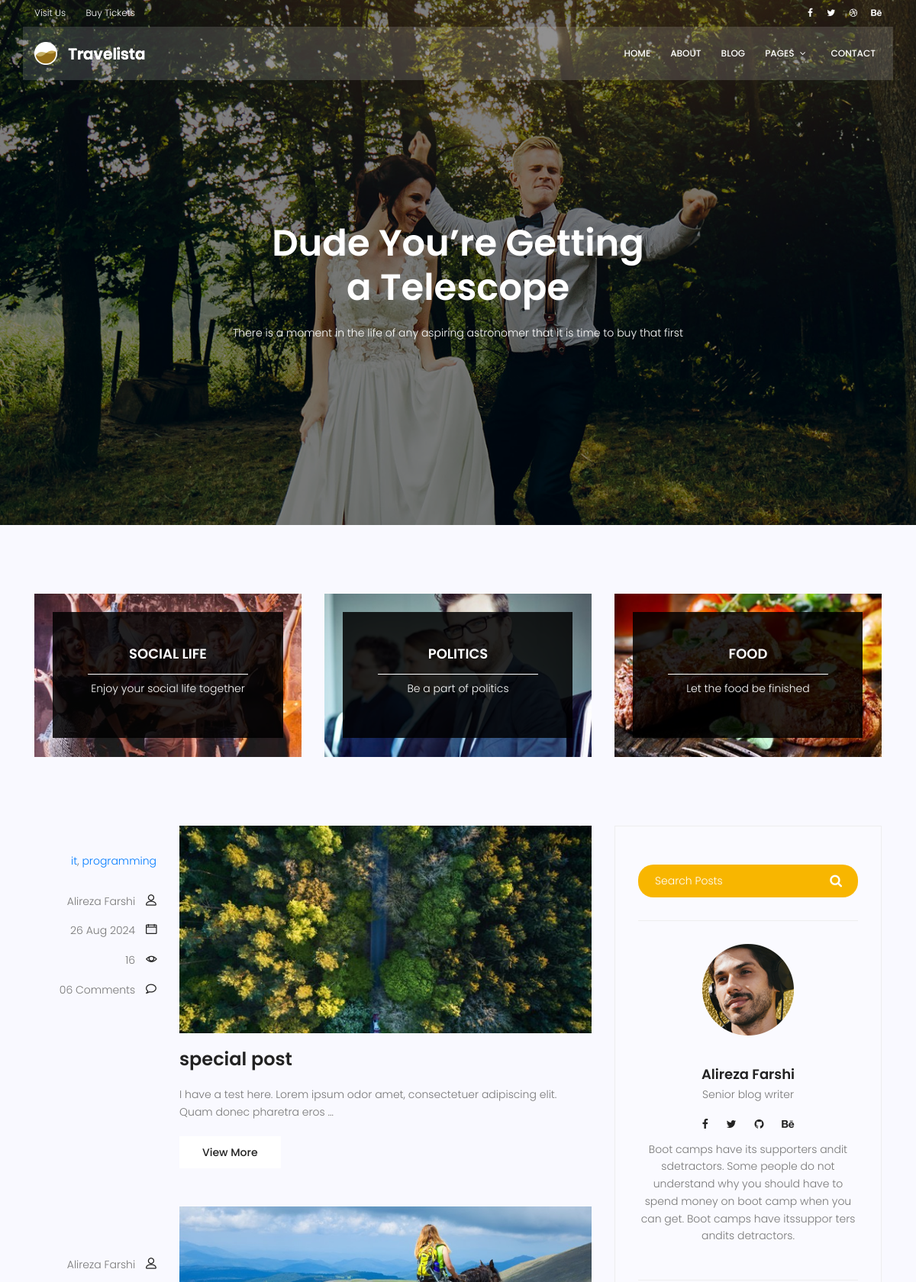
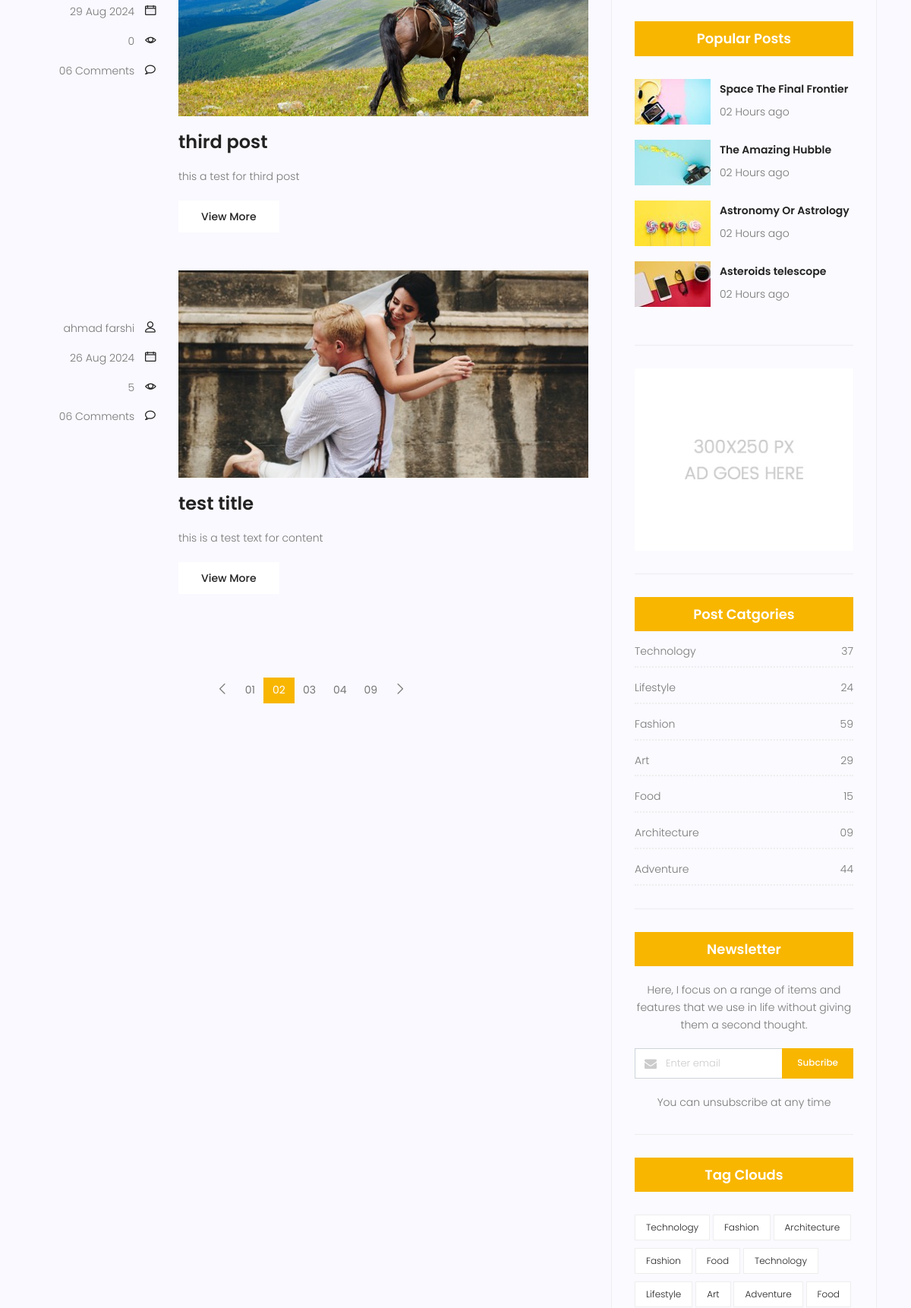
Screenshot of /blog/ (upper part) with the database file from the repository (2 pictures, top to bottom).
### blog/models.py (models this page shows, shortened)
class Category(models.Model):
    name = models.CharField(max_length=255)
    def __str__(self):
        return self.name

class Post(models.Model):
    title = models.CharField(max_length=250)
    content = models.TextField()
    category = models.ManyToManyField(Category)
    author = models.ForeignKey(User, on_delete=models.SET_NULL, null=True)
    image = models.ImageField(upload_to='blog/', default='blog/default.jpg' )
    counted_views = models.IntegerField(default=0)
    status = models.BooleanField(default=False)
    created_date = models.DateTimeField(auto_now_add=True)
    updated_date = models.DateTimeField(auto_now=True)
    published_date = models.DateTimeField(null=True)
    class Meta:
        ordering = ['-created_date']

### blog/views.py (the view)
# urls.py: path('', blog_view,name='blog'),
def blog_view(request):
    current_time = timezone.now()
    posts = Post.objects.filter(status=True)
    posts = posts.exclude(published_date__gt=current_time)
    context = {'posts' : posts}
    return render(request, 'blog/blog-home.html', context)

### templates/blog/blog-home.html (shortened to what this page needs)
{% extends  'base.html'     %}
{% load static %}
{% block content %}
			<section class="banner-area relative blog-home-banner" id="home">
				<div class="overlay overlay-bg"></div>
				<div class="container">
					<div class="row d-flex align-items-center justify-content-center">
						<div class="about-content blog-header-content col-lg-12">
							<h1 class="text-white">
								Dude You’re Getting
								a Telescope
							</h1>
							<p class="text-white">
								There is a moment in the life of any aspiring astronomer that it is time to buy that first
							</p>
						</div>
					</div>
				</div>
			</section>
			<section class="top-category-widget-area pt-90 pb-90 ">
				<div class="container">
					<div class="row">
						<div class="col-lg-4">
							<div class="single-cat-widget">
								<div class="content relative">
									<div class="overlay overlay-bg"></div>
								    <a href="#" target="_blank">
								      <div class="thumb">
								  		 <img class="content-image img-fluid d-block mx-auto" src="{% static 'img/blog/cat-widget1.jpg' %}" alt="">
								  	  </div>
								      <div class="content-details">
								        <h4 class="content-title mx-auto text-uppercase">Social life</h4>
								        <span></span>
								        <p>Enjoy your social life together</p>
								      </div>
								    </a>
								</div>
							</div>
						</div>
						<div class="col-lg-4">
							<div class="single-cat-widget">
								<div class="content relative">
									<div class="overlay overlay-bg"></div>
								    <a href="#" target="_blank">
								      <div class="thumb">
								  		 <img class="content-image img-fluid d-block mx-auto" src="{% static 'img/blog/cat-widget2.jpg' %}" alt="">
								  	  </div>
								      <div class="content-details">
								        <h4 class="content-title mx-auto text-uppercase">Politics</h4>
								        <span></span>
								        <p>Be a part of politics</p>
								      </div>
								    </a>
								</div>
							</div>
						</div>
						<div class="col-lg-4">
							<div class="single-cat-widget">
								<div class="content relative">
									<div class="overlay overlay-bg"></div>
								    <a href="#" target="_blank">
								      <div class="thumb">
								  		 <img class="content-image img-fluid d-block mx-auto" src="{% static 'img/blog/cat-widget3.jpg' %}" alt="">
								  	  </div>
								      <div class="content-details">
								        <h4 class="content-title mx-auto text-uppercase">Food</h4>
								        <span></span>
								        <p>Let the food be finished</p>
								      </div>
								    </a>
								</div>
							</div>
						</div>
					</div>
				</div>
			</section>
			<section class="post-content-area">
				<div class="container">
					<div class="row">
						<div class="col-lg-8 posts-list">
							{% for post in posts %}
							<div class="single-post row">
								<div class="col-lg-3  col-md-3 meta-details">
									<ul class="tags">
										{% for cat in post.category.all %}
										<a href="#">{{cat}}</a>{% if not forloop.last %},{% endif %}
										{% endfor %}
									</ul>
									<div class="user-details row">
										<p class="user-name col-lg-12 col-md-12 col-6"><a href="#">{{post.author.get_full_name}}</a> <span class="lnr lnr-user"></span></p>
										<p class="date col-lg-12 col-md-12 col-6"><a href="#">{{post.published_date |date:"d M Y"}}</a> <span class="lnr lnr-calendar-full"></span></p>
										<p class="view col-lg-12 col-md-12 col-6"><a href="#">{{post.counted_views}}</a> <span class="lnr lnr-eye"></span></p>
										<p class="comments col-lg-12 col-md-12 col-6"><a href="#">06 Comments</a> <span class="lnr lnr-bubble"></span></p>
									</div>
								</div>
								<div class="col-lg-9 col-md-9 ">
									<div class="feature-img">
										<img class="img-fluid" src="{{ post.image.url}}" alt="">
									</div>
									<a class="posts-title" href="{% url 'single' pid=post.id %}"><h3>{{post.title}}</h3></a>
									<p class="excert">
										{{post.content |truncatechars:100}}
									</p>
									<a href="{% url 'single' pid=post.id %}" class="primary-btn">View More</a>
								</div>
							</div>
							{% endfor %}
		                    <nav class="blog-pagination justify-content-center d-flex">
		                        <ul class="pagination">
		                            <li class="page-item">
		                                <a href="#" class="page-link" aria-label="Previous">
		                                    <span aria-hidden="true">
		                                        <span class="lnr lnr-chevron-left"></span>
		                                    </span>
		                                </a>
		                            </li>
		                            <li class="page-item"><a href="#" class="page-link">01</a></li>
		                            <li class="page-item active"><a href="#" class="page-link">02</a></li>
		                            <li class="page-item"><a href="#" class="page-link">03</a></li>
		                            <li class="page-item"><a href="#" class="page-link">04</a></li>
		                            <li class="page-item"><a href="#" class="page-link">09</a></li>
		                            <li class="page-item">
		                                <a href="#" class="page-link" aria-label="Next">
		                                    <span aria-hidden="true">
		                                        <span class="lnr lnr-chevron-right"></span>
		                                    </span>
		                                </a>
		                            </li>
		                        </ul>
		                    </nav>
						</div>
						<div class="col-lg-4 sidebar-widgets">
							<div class="widget-wrap">
								<div class="single-sidebar-widget search-widget">
									<form class="search-form" action="#">
			                            <input placeholder="Search Posts" name="search" type="text" onfocus="this.placeholder = ''" onblur="this.placeholder = 'Search Posts'" >
			                            <button type="submit"><i class="fa fa-search"></i></button>
			                        </form>
								</div>
								{% include 'blog/blog-writer.html' %}
								<div class="single-sidebar-widget popular-post-widget">
									<h4 class="popular-title">Popular Posts</h4>
									<div class="popular-post-list">
										<div class="single-post-list d-flex flex-row align-items-center">
											<div class="thumb">
												<img class="img-fluid" src="{% static 'img/blog/pp1.jpg' %}" alt="">
											</div>
											<div class="details">
												<a href="blog-single.html"><h6>Space The Final Frontier</h6></a>
												<p>02 Hours ago</p>
											</div>
										</div>
										<div class="single-post-list d-flex flex-row align-items-center">
											<div class="thumb">
												<img class="img-fluid" src="{% static 'img/blog/pp2.jpg' %}" alt="">
											</div>
											<div class="details">
												<a href="blog-single.html"><h6>The Amazing Hubble</h6></a>
												<p>02 Hours ago</p>
											</div>
										</div>
										<div class="single-post-list d-flex flex-row align-items-center">
											<div class="thumb">
												<img class="img-fluid" src="{% static 'img/blog/pp3.jpg' %}" alt="">
											</div>
											<div class="details">
												<a href="blog-single.html"><h6>Astronomy Or Astrology</h6></a>
												<p>02 Hours ago</p>
											</div>
										</div>
										<div class="single-post-list d-flex flex-row align-items-center">
											<div class="thumb">
												<img class="img-fluid" src="{% static 'img/blog/pp4.jpg' %}" alt="">
											</div>
											<div class="details">
												<a href="blog-single.html"><h6>Asteroids telescope</h6></a>
												<p>02 Hours ago</p>
											</div>
										</div>
									</div>
								</div>
								{% include 'blog/blog-ads.html' %}
								<div class="single-sidebar-widget post-category-widget">
									<h4 class="category-title">Post Catgories</h4>
									<ul class="cat-list">
										<li>
											<a href="#" class="d-flex justify-content-between">
												<p>Technology</p>
												<p>37</p>
											</a>
										</li>
										<li>
											<a href="#" class="d-flex justify-content-between">
												<p>Lifestyle</p>
												<p>24</p>
											</a>
										</li>
										<li>
											<a href="#" class="d-flex justify-content-between">
												<p>Fashion</p>
												<p>59</p>
											</a>
										</li>
										<li>
											<a href="#" class="d-flex justify-content-between">
												<p>Art</p>
												<p>29</p>
											</a>
										</li>
										<li>
											<a href="#" class="d-flex justify-content-between">
												<p>Food</p>
												<p>15</p>
											</a>
										</li>
										<li>
											<a href="#" class="d-flex justify-content-between">
												<p>Architecture</p>
												<p>09</p>
											</a>
										</li>
										<li>
											<a href="#" class="d-flex justify-content-between">
												<p>Adventure</p>
												<p>44</p>
											</a>
										</li>
									</ul>
								</div>
								<div class="single-sidebar-widget newsletter-widget">
									<h4 class="newsletter-title">Newsletter</h4>
									<p>
										Here, I focus on a range of items and features that we use in life without
										giving them a second thought.
									</p>
									<div class="form-group d-flex flex-row">
									   <div class="col-autos">
									      <div class="input-group">
									        <div class="input-group-prepend">
									          <div class="input-group-text"><i class="fa fa-envelope" aria-hidden="true"></i>
											</div>
									        </div>
									        <input type="text" class="form-control" id="inlineFormInputGroup" placeholder="Enter email" onfocus="this.placeholder = ''" onblur="this.placeholder = 'Enter email'" >
									      </div>
									    </div>
									    <a href="#" class="bbtns">Subcribe</a>
									</div>
									<p class="text-bottom">
										You can unsubscribe at any time
									</p>
								</div>
								<div class="single-sidebar-widget tag-cloud-widget">
									<h4 class="tagcloud-title">Tag Clouds</h4>
									<ul>
										<li><a href="#">Technology</a></li>
										<li><a href="#">Fashion</a></li>
										<li><a href="#">Architecture</a></li>
										<li><a href="#">Fashion</a></li>
										<li><a href="#">Food</a></li>
										<li><a href="#">Technology</a></li>
										<li><a href="#">Lifestyle</a></li>
										<li><a href="#">Art</a></li>
										<li><a href="#">Adventure</a></li>
										<li><a href="#">Food</a></li>
									</ul>
								</div>
							</div>
						</div>
					</div>
				</div>
			</section>
{% endblock %}

### rows the page displays
Post: author.get_full_name "Alireza Farshi", published_date "26 Aug 2024", counted_views "16", image (picture), title "special post", content "I have a test here. Lorem ipsum odor amet, consectetuer adipiscing elit. Quam donec pharetra eros …"
Category: name "it"
Category: name "programming"
Post: author.get_full_name "Alireza Farshi", published_date "29 Aug 2024", counted_views "0", image (placeholder picture), title "third post", content "this a test for third post"
Post: author.get_full_name "ahmad farshi", published_date "26 Aug 2024", counted_views "5", image (picture), title "test title", content "this is a test text for content"
